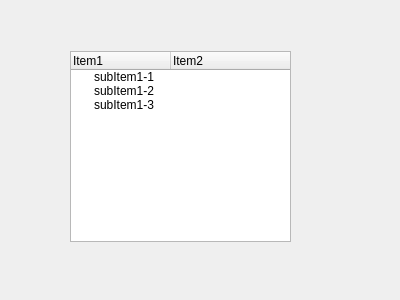
<?xml version="1.0" encoding="UTF-8"?>
<ui version="4.0">
 <class>TreeWidget</class>
 <widget class="QWidget" name="TreeWidget">
  <property name="geometry">
   <rect>
    <x>0</x>
    <y>0</y>
    <width>400</width>
    <height>300</height>
   </rect>
  </property>
  <property name="windowTitle">
   <string>TreeWidget</string>
  </property>
  <widget class="QTreeWidget" name="treeWidget">
   <property name="geometry">
    <rect>
     <x>70</x>
     <y>51</y>
     <width>221</width>
     <height>191</height>
    </rect>
   </property>
   <column>
    <property name="text">
     <string notr="true">Item1</string>
    </property>
   </column>
   <column>
    <property name="text">
     <string>Item2</string>
    </property>
   </column>
   <item>
    <property name="text">
     <string>subItem1-1</string>
    </property>
    <property name="text">
     <string/>
    </property>
   </item>
   <item>
    <property name="text">
     <string>subItem1-2</string>
    </property>
    <property name="text">
     <string/>
    </property>
   </item>
   <item>
    <property name="text">
     <string>subItem1-3</string>
    </property>
    <property name="text">
     <string/>
    </property>
   </item>
  </widget>
 </widget>
 <layoutdefault spacing="6" margin="11"/>
 <resources/>
 <connections/>
</ui>
